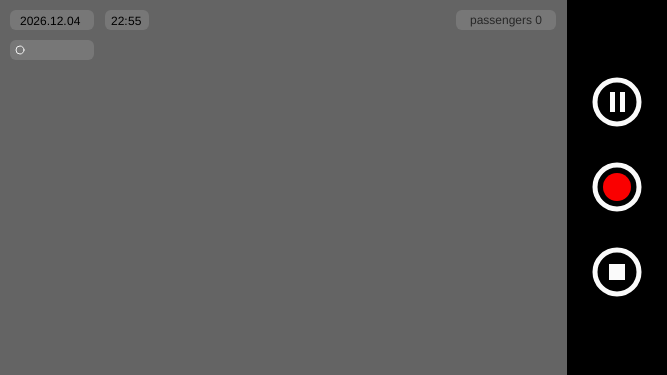
Frame 1 (no input)
Frame 60 (no input): identical to frame 1, image omitted
Frame 120 (the mouse pressed at the canvas centre since frame 60): identical to frame 1, image omitted

The p5.js sketch that drew this single still picture (run headless with seeded random() and noise() and a simulated clock; from frame 60 on, the mouse is pressed at the canvas centre):

// p5.js sketch
// ── sketch.js
let writerState = 0; // 0초기상태 1녹화중 2일시정지 3정지
let startTime = 0;

function setup() {
  createCanvas(667,375);
}

function draw() {
  background(100);
  
  fill(0);
  noStroke();
  rect(567,0,100,375);
  
  stroke(250);
  strokeWeight(5);
  ellipse(617,102,44,44);
  ellipse(617,187,44,44);
  ellipse(617,272,44,44);
  
  noStroke();
  text('passengers 0',470,24);
  
  noFill();
  stroke(250);
  strokeWeight(1);
  ellipse(20,50,8,8);
  
  //녹화 버튼 생성
  fill(250,0,0);
  noStroke();
  ellipse(617,187,28,28); 
 
  // 일시정지 버튼 생성
  fill(250);
  noStroke();
  rect(610,92,5,20);
  rect(620,92,5,20);
  
  // 정지 버튼 생성
  rect(609,264,16,16);
  
  fill(196,196,196,50);
  noStroke();
  rect(10,10,84,20,6,6,6,6);
  rect(105,10,44,20,6,6,6,6);
  rect(10,40,84,20,6,6,6,6);
  rect(456,10,100,20,6,6,6,6);
  
  fill(0);
  let y = year();
  text('\n'+y+''+'.',20,10);
  
  let m = month();
  if(m < 10){
    text('\n'+'0'+m+'.',50,10);
  } else {
    text('\n'+m+'.',50,10);
  }
  
  let d = day();
  if(d < 10){
    text('\n'+'0'+d,67,10);
  } else {
    text('\n'+d,67,10);
  }
  
  let h = hour();
  if(h < 10){
    text('\n'+'0'+h+':',111,10);
  } else {
    text('\n'+h+':',111,10);
  }
  
  let mi = minute();
  if(mi < 10){
    text('\n'+'0'+mi,128,10);
  } else {
    text('\n'+mi,128,10);
  }
    
  let recordingSecond = int(millis()-startTime);
  let recordingTime = Math.floor(recordingSecond/(1000*60*60)) + ":" +                           Math.floor(recordingSecond/(1000*60))%60 + ":" +                           Math.floor(recordingSecond/1000)%60;
  
  if(writerState == 1){
    text(recordingTime, 40 ,55);
    fill(250,0,0);
    noStroke();
    ellipse(20,50,9,9);
  } else if(writerState == 3){
    text('00:00:00', 30 ,55);
    noFill();
    stroke(250);
    strokeWeight(1);
    ellipse(20,50,8,8);
  } else if(writerState == 2){
    text(recordingTime, 40 ,55);
    noLoop();
    noFill();
    stroke(250);
    strokeWeight(1);
    ellipse(20,50,8,8);
    
    stroke(250,0,0);
    strokeWeight(5);
    ellipse(617,102,44,44);
  }
  
}

function startLog(){
  if(writerState == 2){
    writerState = 1;
    console.log(startTime);
    loop();
  } else if(writerState == 0 || writerState == 3){
    writerState = 1;
    startTime = millis();
  }
}

function stopLog(){
  writerState = 3;
  loop();
}

function pauseLog(){
  writerState = 2;
  console.log(startTime);
}

function mouseReleased(){
  if(dist(mouseX, mouseY, 617,187) <= 35){ //녹화시작버튼
    if(writerState != 1){
      startLog();
    }
  } else if(dist(mouseX, mouseY,610,92) <= 35){ //일시정지버튼
    if(writerState == 1){
      pauseLog();
    }
  } else if(dist(mouseX, mouseY,609,264) <= 35){ //정지버튼
    if(writerState == 1 || writerState == 2){
      stopLog();
    }
  }
}
